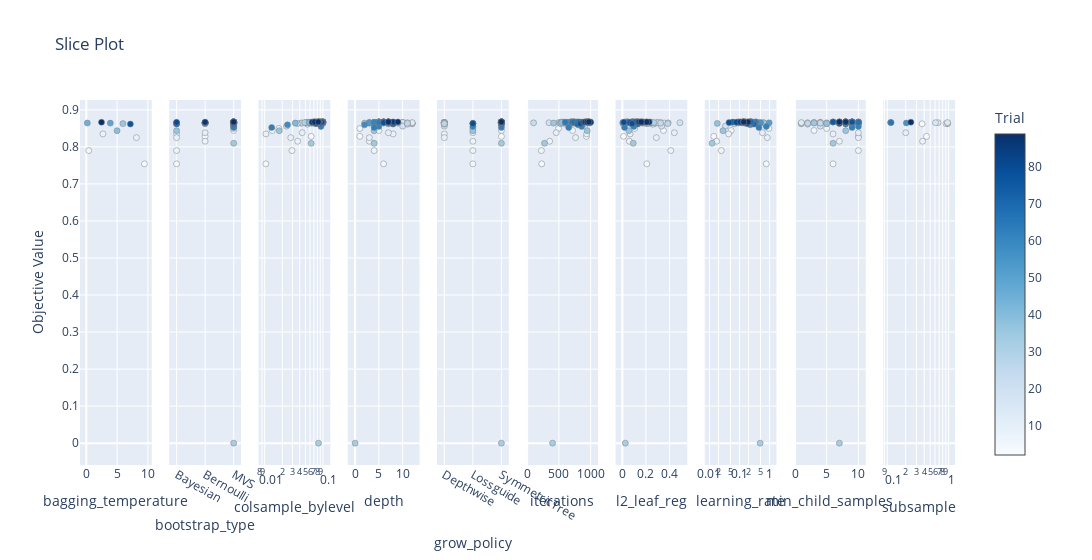

This figure's notebook cell:
### Code cell
optuna.visualization.plot_slice(cb_study)
